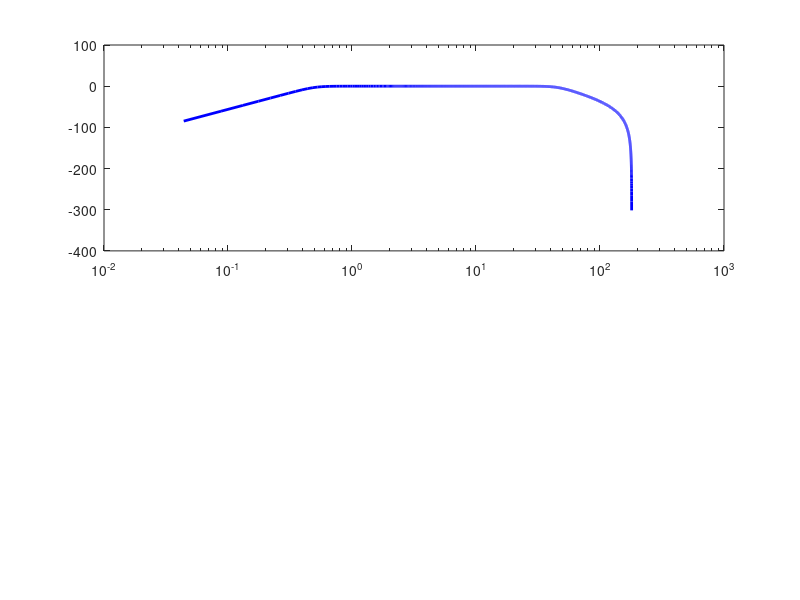

Source code (MATLAB): (Note: this script raises an error after producing the figure.)
%% filter_design.m
%  Designs the 4th-order Butterworth bandpass filter used for ECG preprocessing.
%
%  KEY CHANGE FROM PREVIOUS VERSION:
%  The filter is now saved in TWO formats:
%
%  1. Direct-form b,a  — used by MATLAB filtfilt() in preprocessing.m (unchanged)
%
%  2. Second-Order Sections (SOS) — used by the FPGA fixed-point implementation
%     WHY: Direct-form a coefficients reach values like 26.3.
%          At Q8.8 (x256)  -> 26.3 x 256 = 6733  (huge, but still fits int16)
%          BUT b max = 0.0066 x 256 = 1.69 -> rounds to 2 (93% error) -> zero output
%          At Q16.16 (x65536) -> a coeff = 26.3 x 65536 = 1,724,000
%          Multiplied by signal -> instant int32 overflow -> +-32768 garbage
%
%          SOS splits the 8th-order polynomial into 4 cascaded 2nd-order stages.
%          Each stage has max |a| ~ 1.9, max |b| ~ 0.02
%          At Q16.16: max a = 1.9 x 65536 = 124,518  (safe)
%                     max b = 0.02 x 65536 = 1310     (preserved, not zeroed)
%          No overflow, coefficients preserved.
%
%  Run this script FIRST before preprocessing.m

clear; clc;

%% ── STEP 1: Set project directory ────────────────────────────────────────
project_dir   = 'C:\Users\User\OneDrive\Desktop\ecg_fpga_classifier\ecg_fpga_classifier\output';
processed_dir = fullfile(project_dir, 'matlab', 'data', 'processed');

fprintf('Project folder : %s\n', project_dir);
fprintf('Processed dir  : %s\n\n', processed_dir);

%% ── STEP 2: Create all required folders ──────────────────────────────────
folders_needed = {
    fullfile(project_dir, 'matlab', 'data'),
    fullfile(project_dir, 'matlab', 'data', 'raw'),
    fullfile(project_dir, 'matlab', 'data', 'processed'),
    fullfile(project_dir, 'matlab', 'data', 'splits'),
    fullfile(project_dir, 'weights'),
    fullfile(project_dir, 'results'),
};
for k = 1:numel(folders_needed)
    if ~exist(folders_needed{k}, 'dir')
        mkdir(folders_needed{k});
        fprintf('Created: %s\n', folders_needed{k});
    end
end
fprintf('All folders ready.\n\n');

%% ── STEP 3: Filter parameters ────────────────────────────────────────────
fs      = 360;   % MIT-BIH sampling rate (Hz)
lowcut  = 0.5;   % Low cutoff  - removes baseline wander
highcut = 45;    % High cutoff - removes muscle noise + 60 Hz hum
order   = 4;     % Filter order (4th-order bandpass = 8th-order polynomial)

%% ── STEP 4: Design filter — both direct-form and SOS ─────────────────────
nyquist = fs / 2;
Wn      = [lowcut/nyquist, highcut/nyquist];

% Direct-form: used ONLY by filtfilt() in preprocessing.m
[b, a] = butter(order, Wn, 'bandpass');

% SOS form: used by FPGA fixed-point IIR
% Each row of sos = [b0 b1 b2 1 a1 a2] for one 2nd-order section
% g = overall gain factor applied once at the input
[sos, g] = tf2sos(b, a);
n_sections = size(sos, 1);

fprintf('=== Direct-Form Coefficients (for filtfilt) ===\n');
fprintf('b = '); fprintf('%.8e  ', b); fprintf('\n');
fprintf('a = '); fprintf('%.8f  ', a); fprintf('\n\n');

fprintf('=== SOS Coefficients (for FPGA) — %d sections ===\n', n_sections);
fprintf('Overall gain g = %.10f\n\n', g);
for s = 1:n_sections
    fprintf('Section %d:  b = [%.8f  %.8f  %.8f]   a = [1  %.8f  %.8f]\n', ...
            s, sos(s,1), sos(s,2), sos(s,3), sos(s,5), sos(s,6));
end

% Show coefficient ranges — this is WHY SOS works for fixed-point
fprintf('\n=== Coefficient Range Check ===\n');
fprintf('Direct-form:  max|b| = %.6f   max|a| = %.6f\n', max(abs(b)), max(abs(a)));
fprintf('SOS sections: max|b| = %.6f   max|a| = %.6f\n', ...
        max(max(abs(sos(:,1:3)))), max(max(abs(sos(:,5:6)))));
fprintf('\nAt Q16.16 (x65536):\n');
fprintf('  Direct a_max -> %.0f  (overflow risk with signal multiply)\n', max(abs(a))*65536);
fprintf('  SOS     a_max -> %.0f  (safe for int32 multiply)\n', max(max(abs(sos(:,5:6))))*65536);

%% ── STEP 5: Fixed-point SOS coefficients (Q16.16) ────────────────────────
SCALE     = 2^16;   % Q16.16
sos_fixed = round(sos * SCALE);
g_fixed   = round(g * SCALE);

fprintf('\n=== SOS Fixed-Point (Q16.16 = x65536) ===\n');
for s = 1:n_sections
    fprintf('Section %d:  B=[%d  %d  %d]   A=[%d  %d  %d]\n', s, ...
            sos_fixed(s,1), sos_fixed(s,2), sos_fixed(s,3), ...
            sos_fixed(s,4), sos_fixed(s,5), sos_fixed(s,6));
end
fprintf('Gain: %d\n', g_fixed);

%% ── STEP 6: Save FPGA coefficient text file ──────────────────────────────
fpga_file = fullfile(processed_dir, 'butterworth_fpga_coeffs.txt');
fid = fopen(fpga_file, 'w');
if fid == -1
    error('Cannot write to: %s', fpga_file);
end

fprintf(fid, '=== Butterworth Bandpass Filter Coefficients for FPGA ===\n');
fprintf(fid, 'Design: %d-order bandpass, %.1f-%.1f Hz, Fs=%d Hz\n\n', order, lowcut, highcut, fs);
fprintf(fid, 'Implementation: Cascaded Second-Order Sections (SOS)\n');
fprintf(fid, 'Format: Q16.16 fixed-point (float x 65536, rounded to integer)\n\n');

fprintf(fid, '--- Floating-point SOS ---\n');
fprintf(fid, 'Overall gain g = %.10f\n\n', g);
for s = 1:n_sections
    fprintf(fid, 'Section %d:  b=[%.8f  %.8f  %.8f]   a=[1  %.8f  %.8f]\n', ...
            s, sos(s,1), sos(s,2), sos(s,3), sos(s,5), sos(s,6));
end

fprintf(fid, '\n--- Fixed-point SOS (Q16.16) ---\n');
fprintf(fid, 'Gain: %d\n\n', g_fixed);
for s = 1:n_sections
    fprintf(fid, 'Section %d:\n', s);
    fprintf(fid, '  B0=%d  B1=%d  B2=%d\n',   sos_fixed(s,1), sos_fixed(s,2), sos_fixed(s,3));
    fprintf(fid, '  A0=%d  A1=%d  A2=%d\n\n', sos_fixed(s,4), sos_fixed(s,5), sos_fixed(s,6));
end

% Also keep direct-form for reference
fprintf(fid, '\n--- Direct-form (reference only, DO NOT use for FPGA) ---\n');
fprintf(fid, 'b: '); fprintf(fid, '%.8e  ', b); fprintf(fid, '\n');
fprintf(fid, 'a: '); fprintf(fid, '%.8f  ', a); fprintf(fid, '\n');

fclose(fid);
fprintf('\nSaved: %s\n', fpga_file);

%% ── STEP 7: Save .mat file ────────────────────────────────────────────────
%  Saves BOTH forms so preprocessing.m (filtfilt) and verify_binary_filter.m
%  (SOS fixed-point) can each load what they need.
mat_file = fullfile(processed_dir, 'filter_coeffs.mat');
save(mat_file, 'b', 'a', 'sos', 'g', 'sos_fixed', 'g_fixed', ...
     'fs', 'lowcut', 'highcut', 'order', 'SCALE');
fprintf('Saved: %s\n', mat_file);

%% ── STEP 8: Verify SOS matches direct-form (sanity check) ────────────────
fprintf('\n=== Sanity Check: SOS vs direct-form frequency response ===\n');
[H_direct, f] = freqz(b, a, 4096, fs);

% Reconstruct frequency response from SOS manually
H_sos = ones(4096, 1);
for s = 1:n_sections
    [H_s, ~] = freqz(sos(s,1:3), sos(s,4:6), 4096, fs);
    H_sos = H_sos .* H_s;
end
H_sos = H_sos * g;

max_diff = max(abs(abs(H_direct) - abs(H_sos)));
fprintf('Max magnitude difference between SOS and direct-form: %.2e\n', max_diff);
if max_diff < 1e-6
    fprintf('Confirmed: SOS and direct-form are equivalent.\n');
end

%% ── STEP 9: Plot frequency response ──────────────────────────────────────
mag_dB  = 20 * log10(abs(H_direct) + eps);
phase_d = unwrap(angle(H_direct)) * 180 / pi;

figure('Color', 'black', 'Position', [100 100 860 580]);

subplot(2,1,1);
semilogx(f, mag_dB, 'b-', 'LineWidth', 2);
hold on;
xline(lowcut,  'r--', 'LineWidth', 1.5, 'Label', '0.5 Hz');
xline(highcut, 'r--', 'LineWidth', 1.5, 'Label', '45 Hz');
yline(0,  'k:', 'LineWidth', 1);
yline(-3, 'g--', 'LineWidth', 1.2, 'Label', '-3 dB');
patch([lowcut lowcut highcut highcut], [-90 5 5 -90], ...
      [0 0.6 0], 'FaceAlpha', 0.06, 'EdgeColor', 'none');
hold off;
xlim([0.1 180]); ylim([-90 5]);
xlabel('Frequency (Hz) - log scale', 'FontSize', 11);
ylabel('Magnitude (dB)', 'FontSize', 11);
title('4th-Order Butterworth Bandpass (0.5-45 Hz) - SOS Implementation', ...
      'FontSize', 13, 'FontWeight', 'bold');
legend({'Magnitude response','0.5 Hz cutoff','45 Hz cutoff','0 dB','-3 dB'}, ...
       'Location', 'southwest', 'FontSize', 10);
text(1,   -15, 'Passband', 'Color', [0 0.5 0], 'FontSize', 11, 'FontWeight', 'bold');
text(80,  -15, 'Stopband', 'Color', [0.8 0 0], 'FontSize', 11, 'FontWeight', 'bold');
text(0.13,-15, 'Stopband', 'Color', [0.8 0 0], 'FontSize', 11, 'FontWeight', 'bold');
grid on; box on;
set(gca, 'FontSize', 10, 'Color', 'white', 'GridColor', [0.8 0.8 0.8], 'XMinorGrid', 'on');

subplot(2,1,2);
semilogx(f, phase_d, 'b-', 'LineWidth', 2);
hold on;
xline(lowcut,  'r--', 'LineWidth', 1.5);
xline(highcut, 'r--', 'LineWidth', 1.5);
hold off;
xlim([0.1 180]);
xlabel('Frequency (Hz) - log scale', 'FontSize', 11);
ylabel('Phase (degrees)', 'FontSize', 11);
title('Phase Response (zero-phase achieved via filtfilt)', 'FontSize', 13, 'FontWeight', 'bold');
grid on; box on;
set(gca, 'FontSize', 10, 'Color', 'white', 'GridColor', [0.8 0.8 0.8], 'XMinorGrid', 'on');

%% ── STEP 10: Add scaled coefficients for direct-form verification ─────────
% After your existing code, add this section

fprintf('\n=== Generating scaled coefficients for direct-form verification ===\n');

% Scale coefficients for Q16.16
COEFF_SCALE = 65536;
b_scaled = round(b * COEFF_SCALE);
a_scaled = round(a * COEFF_SCALE);

% Normalize so a(1) = COEFF_SCALE
if a_scaled(1) ~= COEFF_SCALE
    norm_factor = COEFF_SCALE / a_scaled(1);
    b_scaled = round(b_scaled * norm_factor);
    a_scaled = round(a_scaled * norm_factor);
    fprintf('  Normalized coefficients (a1 was %d)\n', a_scaled(1));
end

fprintf('  b_scaled: '); fprintf('%d ', b_scaled); fprintf('\n');
fprintf('  a_scaled: '); fprintf('%d ', a_scaled); fprintf('\n');

% Save scaled coefficients for verification
save(fullfile(processed_dir, 'filter_coeffs_scaled.mat'), ...
     'b_scaled', 'a_scaled', 'COEFF_SCALE');

fprintf('  Saved scaled coefficients to filter_coeffs_scaled.mat\n');

fprintf('\nfilter_design.m complete.\n');

%% --- STEP 1: EXPORT FOR VERILOG ---

% 1. Print the exact parameters for Verilog Copy-Paste
fprintf('\n--- COPY THESE INTO YOUR VERILOG TOP MODULE ---\n');
fprintf('Gain (g_fixed): %d\n', g_fixed);
for s = 1:n_sections
    fprintf('Section %d: B0=%d, B1=%d, B2=%d, A1=%d, A2=%d\n', ...
            s, sos_fixed(s,1), sos_fixed(s,2), sos_fixed(s,3), ...
            sos_fixed(s,5), sos_fixed(s,6));
end

% 2. Create a Dummy Input Signal (100 samples of a 10Hz sine wave)
% This helps us verify the filter works before using real ECG data.
test_fs = 360;
t = (0:99)'/test_fs;
test_input = sin(2*pi*10*t) * 1000; % Scale up to see movement in fixed-point
test_input_int = round(test_input);

% 3. Save to a text file for the Verilog Testbench
% 'hex' is easier for Verilog to read accurately
fid = fopen('input_stimulus.txt', 'w');
for i = 1:length(test_input_int)
    % Convert to 32-bit hex string
    fprintf(fid, '%08x\n', typecast(int32(test_input_int(i)), 'uint32'));
end
fclose(fid);

fprintf('\nDone! "input_stimulus.txt" created. Copy the coefficients above.\n');

%% --- STEP 10: FINAL HARDWARE VERIFICATION ---
% Load the Verilog results
verilog_out_file = 'C:/ecg_fpga_classifier/ecg_fpga_classifier/matlab/filtered_output.txt';
if exist(verilog_out_file, 'file')
    verilog_data = readmatrix(verilog_out_file);
    
    % Plot comparison
    figure('Color', 'white');
    plot(test_input_int, 'k:', 'LineWidth', 1); hold on;
    plot(verilog_data, 'r', 'LineWidth', 2);
    grid on;
    title('Final Verification: Verilog Hardware vs. Input');
    legend('Input Stimulus', 'Verilog Filtered Output');
    xlabel('Sample Number');
    ylabel('Amplitude (Q16.16)');
    
    fprintf('Verification complete. Check the plot to see the filter in action!\n');
else
    error('filtered_output.txt not found! Check your Verilog testbench path.');
end
